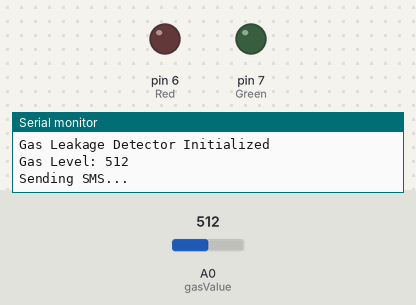
Simulated run of this sketch. Board: Arduino Uno, built with avr-gcc and run on an emulated ATmega328P. Parts: output pins drawn as LEDs (lit = HIGH), the last lines printed to the serial monitor. The inputs (shaded band) are chosen by the test bench; at power-on: A0 (gasValue) = 512. The modem accepts every AT command (registered, SIM ready, sends succeed) and sends nothing else.

Above: at 2.2 s.
2.3 s: A0 (gasValue) set to 145
8.4 s: A0 (gasValue) set to 124
At 13.6 s:
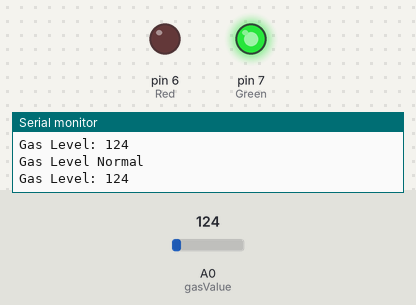
13.9 s: A0 (gasValue) set to 140
At 20.8 s:
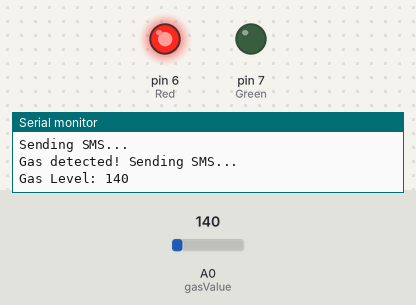
21.1 s: A0 (gasValue) set to 122
At 28.1 s:
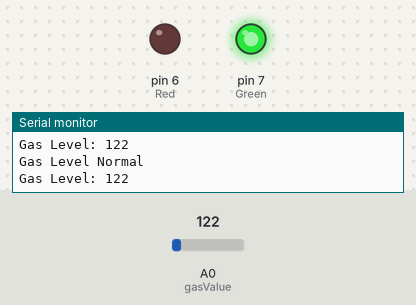
Timing chart, 0 to 29.3 s (numbered marks = the images above; inputs shaded):
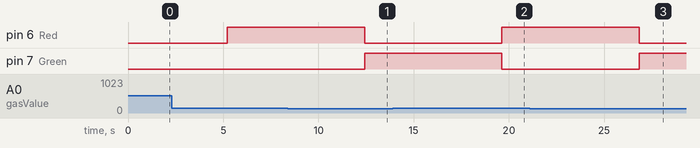

The sketch:

gas_detection.ino
```cpp
#include <SoftwareSerial.h>

SoftwareSerial mySerial(2, 3);

int gasValue = A0; // Smoke/gas sensor connected to analog pin A0
int data = 0;
int Red = 6; // Red LED for alarm
int Green = 7; // Green LED for normal state

void setup() {
  randomSeed(analogRead(0));
  mySerial.begin(9600); // Setting the baud rate for GSM Module
  Serial.begin(9600); // Setting the baud rate for Serial Monitor
  pinMode(gasValue, INPUT);
  pinMode(Red, OUTPUT);
  pinMode(Green, OUTPUT);

  Serial.println("Gas Leakage Detector Initialized");
  delay(1000);
}

void loop() {
  data = analogRead(gasValue);

  Serial.print("Gas Level: ");
  Serial.println(data);

  delay(1000); // Read gas level every second

  if (data > 130) { // Threshold for gas detection
    SendMessage();
    Serial.println("Gas detected! Sending SMS...");

    digitalWrite(Red, HIGH); // Turn on Red LED
    digitalWrite(Green, LOW); // Turn off Green LED
    delay(1000); // Keep the alarm on for a second
  } else {
    Serial.println("Gas Level Normal");

    digitalWrite(Red, LOW); // Turn off Red LED
    digitalWrite(Green, HIGH); // Turn on Green LED
    delay(1000);
  }
}

void SendMessage() {
  Serial.println("Sending SMS...");

  mySerial.println("AT+CMGF=1"); // Sets the GSM Module to Text Mode
  delay(1000);

  mySerial.println("AT+CMGS=\"+919585863235xx\"\r"); // Replace with your mobile number
  delay(1000);

  mySerial.println("Gas detected! Please open windows and check your gas cylinder."); // SMS text
  delay(100);

  mySerial.println((char)26); // ASCII code of CTRL+Z
  delay(1000);
}
```

Measured:
- the behaviour switches between 131 and 130 on A0 (gasValue) (found by bisection; images 0 and 1)
- after the input at 8.4 s, pin 6 (Red): HIGH → LOW after 4.0 s; pin 7 (Green): LOW → HIGH after 4.0 s
- after the input at 13.9 s, pin 6 (Red): LOW → HIGH after 5.7 s; pin 7 (Green): HIGH → LOW after 5.7 s
- after the input at 21.1 s, pin 6 (Red): HIGH → LOW after 5.8 s; pin 7 (Green): LOW → HIGH after 5.8 s
